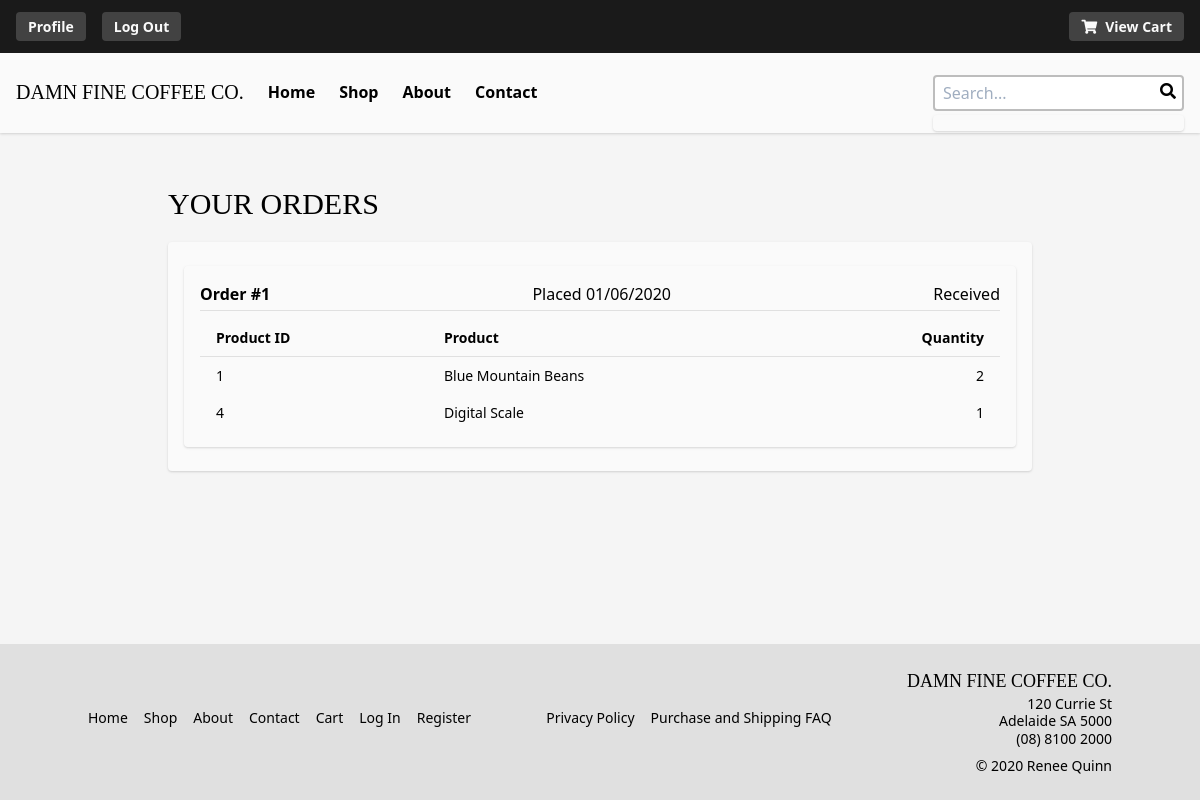
Screenshot of /pages/view-orders.php (signed in) with the database file from the repository.
### tables this page shows
create table if not exists orders (
  order_id int(5) not null auto_increment,
  order_date datetime not null,
  order_ship_date datetime null,
  order_status varchar(30) null,
  order_comment varchar(255) null,
  order_postage decimal(4, 2) not null,
  order_total decimal(5, 2) not null,
  customer_id int(5) not null,
  primary key(order_id),
  foreign key (customer_id) references customers(customer_id)
);

create table if not exists order_details (
  order_id int(5) not null,
  product_id int(5) not null,
  product_quantity int(2) not null,
  primary key (order_id, product_id),
  foreign key (order_id) references orders(order_id),
  foreign key (product_id) references products(product_id)
);

create table if not exists products (
  product_id int(5) not null auto_increment,
  product_name varchar(100) not null,
  product_desc longtext not null,
  product_weight_grams int(4) not null,
  product_cost decimal(5,2) not null,
  product_img varchar(100) not null,
  product_featured tinyint(1) null default null,
  product_category varchar(30) not null,
  primary key (product_id),
  foreign key (product_category) references categories(category_name)
);

### pages/view-orders.php (the view, shortened to what this page needs)
<?php
include_once '../templates/header.php';
?>
<section class="container mx-auto max-w-4xl py-12 px-4">
  <?php if (isset($_SESSION['loggedIn']) && isset($_SESSION['customer_id'])) {
    $customer_id = $_SESSION['customer_id']; ?>
  <h2 class="font-display uppercase text-3xl mb-4">Your Orders</h2>
  <div class="bg-white rounded shadow w-full p-4">
    <?php
    require_once '../resources/conn_db.php';
    $query = "SELECT * FROM orders WHERE customer_id = '$customer_id';";
    $result = mysqli_query($link, $query);
    if (mysqli_num_rows($result) > 0) {
      while ($row = $result->fetch_assoc()) {
        $order_id = $row['order_id'];
        $order_date = $row['order_date'];
        $order_status = $row['order_status'];
        ?>
    <div class="rounded shadow my-2 p-4">
      <div class="flex justify-between mb-1">
        <h3 class="font-bold">Order #<?= $order_id ?></h3>
        <p>Placed <?= date_format(new DateTime($order_date), 'd/m/Y') ?></p>
        <p><?= ucfirst($order_status) ?>
        </p>
      </div>
      <hr>
      <?php
      $detailsQuery = "SELECT order_details.*, products.product_name FROM order_details LEFT JOIN products ON order_details.product_id = products.product_id WHERE order_details.order_id = '$order_id';";
      $detailsResult = mysqli_query($link, $detailsQuery);
      ?>
      <table class="table-auto w-full text-sm mt-2">
        <tr class="border-b">
          <th class="text-left px-4 py-2 font-semibold">Product ID</th>
          <th class="text-left px-4 py-2 font-semibold">Product</th>
          <th class="text-right px-4 py-2 font-semibold">Quantity</th>
        </tr>
        <?php while ($row = $detailsResult->fetch_assoc()) {
          $product_id = $row['product_id'];
          $product_name = $row['product_name'];
          $qty = $row['product_quantity'];
          ?>
        <tr>
          <td class="text-left px-4 py-2"><?= $product_id ?></td>
          <td class="text-left px-4 py-2"><?= $product_name ?></td>
          <td class="text-right px-4 py-2"><?= $qty ?></td>
        </tr>
        <?php
        } ?>
      </table>
    </div>
    <?php
      }
    } else {
       ?>
    <p>You have no orders</p>
    <a href="./store.php" class="btn btn-sm btn-dark inline-block mt-2">Start Shopping</a>
    <?php
    }
    ?>
  </div>
  <?php mysqli_close($link);
  } else {
    header('Location: login.php');
  } ?>
</section>
<?php include_once '../templates/footer.php'; ?>
</body>
</html>

### rows the page displays
orders: order_id "1", order_date "01/06/2020", order_status "Received"
order_details: product "1", product.product_name "Blue Mountain Beans", product_quantity "2"
order_details: product "4", product.product_name "Digital Scale", product_quantity "1"
